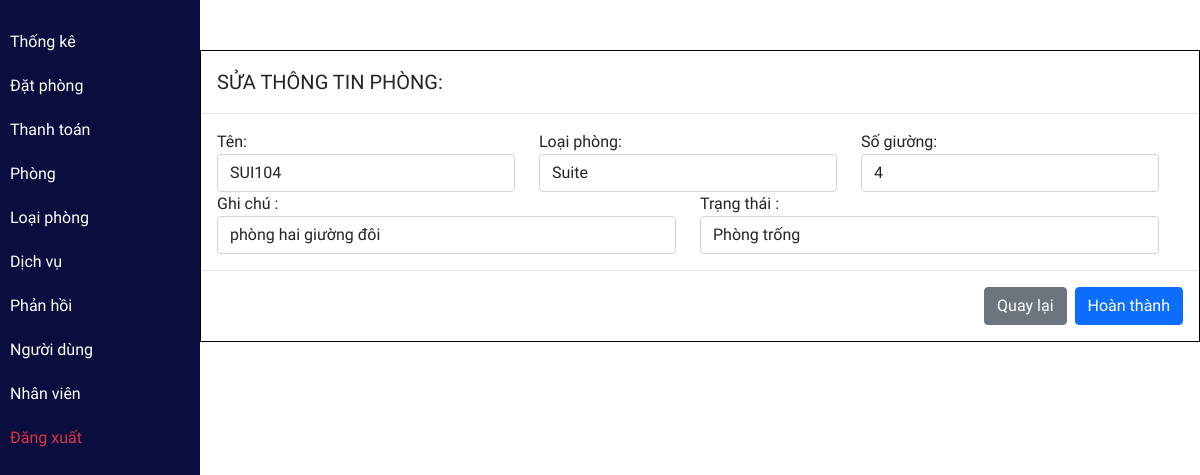
The page /admin/roomedit.php?id=4 (signed in) on the database its author committed.
### tables this page shows
CREATE TABLE `room` (
  `id` int(11) NOT NULL AUTO_INCREMENT,
  `type_id` int(11) NOT NULL,
  `name` varchar(50) NOT NULL,
  `no_bed` int(11) NOT NULL,
  `note` varchar(1000) DEFAULT NULL,
  `status` tinyint(1) NOT NULL DEFAULT '1',
  PRIMARY KEY (`id`)
);

### admin/roomedit.php (the view, shortened to what this page needs)
<?php include 'header.php'; ?>
<?php
$id = $_GET['id'];
$sql = "SELECT * FROM room WHERE id = '$id'";
$re = mysqli_query($conn, $sql);
while ($row = mysqli_fetch_array($re)) {
    $Name = $row['name'];
    $RoomType = $row['type_id'];
    $Bed = $row['no_bed'];
    $Status = $row['status'];
    $Note = $row['note'];
}
?>
<?php include('sidebar.php')?>
  <div class="main-content">
    <div style="max-width:1000px; border: 1px solid black; margin: 50px auto;">
        <div class="modal-header">
            <h5 class="modal-title" id="bookingModalLabel">SỬA THÔNG TIN PHÒNG:</h5>
        </div>
        <form action="" method="POST">
            <div class="row modal-body">
                <div class="row">
                    <div class="col-lg-4">
                        <label for="name">Tên:</label>
                        <input type="text" name="Name" class="form-control" id="phone-input" value="<?php echo $Name ?>" required>
                    </div>
                    <div class="col-lg-4">
                        <label for="image">Loại phòng:</label>
                        <select name="RoomType" class="form-control">
                            <?php
                            $roomtypesql = "SELECT id, name FROM room_type";
                            $roomtyperesult = mysqli_query($conn, $roomtypesql);
                            if (mysqli_num_rows($roomtyperesult) > 0) {
                                while ($row = mysqli_fetch_assoc($roomtyperesult)) {
                                    $selected = "";
                                    if ($row["id"] == $RoomType) {
                                        $selected = "selected";
                                    }
                                    echo "<option value='" . $row["id"] . "' " . $selected . ">" . $row["name"] . "</option>";
                                }
                            }
                            ?>
                        </select>
                    </div>
                    <div class="col-lg-4">
                        <label for="image">Số giường:</label>
                        <select name="Bed" class="form-control">
                            <?php
                            for ($i = 1; $i <= 4; $i++) {
                                $selected = "";
                                if ($Bed == $i) {
                                    $selected = "selected";
                                }
                                echo "<option value='$i' $selected>$i</option>";
                            }
                            ?>
                        </select>
                    </div>
                </div>
                <div class="row">
                    <div class="col-lg-6">
                        <label for="phone">Ghi chú :</label>
                        <input type="text" name="Note" class="form-control" id="phone-input" value="<?php echo $Note ?>">
                    </div>
                    <div class="col-lg-6">
                        <label for="password">Trạng thái :</label>
                        <select name="Status" class="form-control">
                            <option value="1" <?php if ($Status == 1) {
                                                    echo "selected";
                                                } ?>>Phòng trống</option>
                        </select>
                    </div>
                </div>
            </div>
            <div class="modal-footer">
                <a href="room.php" class="btn btn-secondary">
                    Quay lại
                </a>
                <button type="submit" class="btn btn-primary" name="roomdetailedit">Hoàn thành</button>
            </div>
        </form>
    </div>
  </div>
    <?php include 'footer.php'; ?>

### admin/css/room.css (style rules this page uses)
:root { --bg-text-shadow: 0 2px 4px rgb(13 0 77 / 8%), 0 3px 6px rgb(13 0 77 / 8%), 0 8px 16px rgb(13 0 77 / 8%); --bg-box-shadow: 0px 0px 20px 6px rgba(8, 8, 15, 0.31); }
* { margin: 0; padding: 0; font-family: Consolas, sans-serif; }

### admin/css/roombook.css (style rules this page uses)
:root { --bg-text-shadow: 0 2px 4px rgb(13 0 77 / 8%), 0 3px 6px rgb(13 0 77 / 8%), 0 8px 16px rgb(13 0 77 / 8%); --bg-box-shadow: 0px 0px 20px 6px rgba(26, 30, 164, 0.31); }
body { background-color: #ffff; }
* { margin: 0; padding: 0; font-family: Consolas, sans-serif; }
a { color: black; }

### admin/css/dashboard.css (style rules this page uses)
:root { --bg-text-shadow: 0 2px 4px rgb(13 0 77 / 8%), 0 3px 6px rgb(13 0 77 / 8%), 0 8px 16px rgb(13 0 77 / 8%); --bg-box-shadow: 0px 0px 20px 6px rgba(26, 30, 164, 0.31); }
* { margin: 0; padding: 0; font-family: Consolas, sans-serif; }
.main-content { margin-left: 200px; }

### rows shown on the page
room: Name "SUI104", Note "phòng hai giường đôi", Status "Phòng trống"

### other values the page prints
form field RoomType "Suite"
form field Bed "4"
